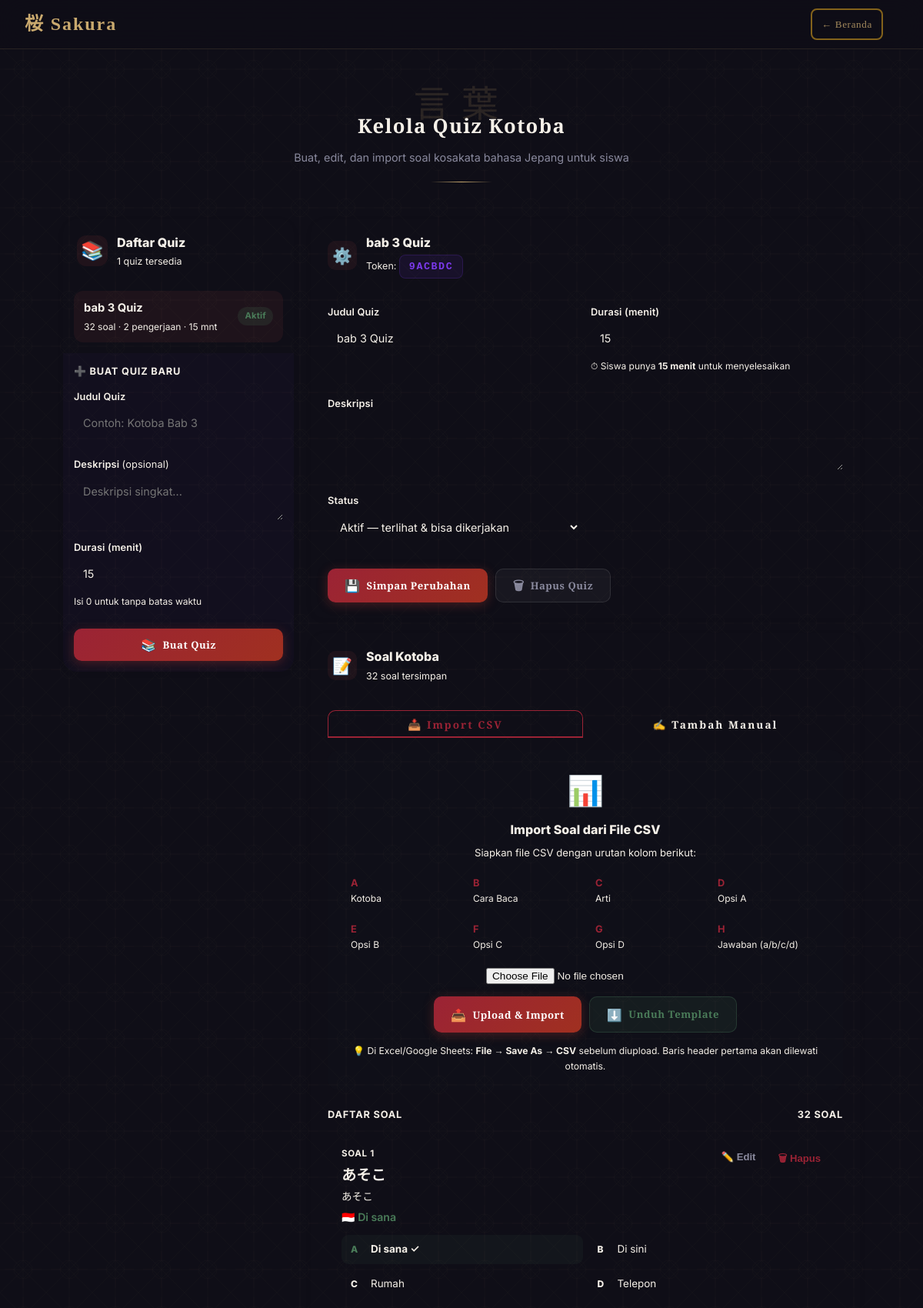
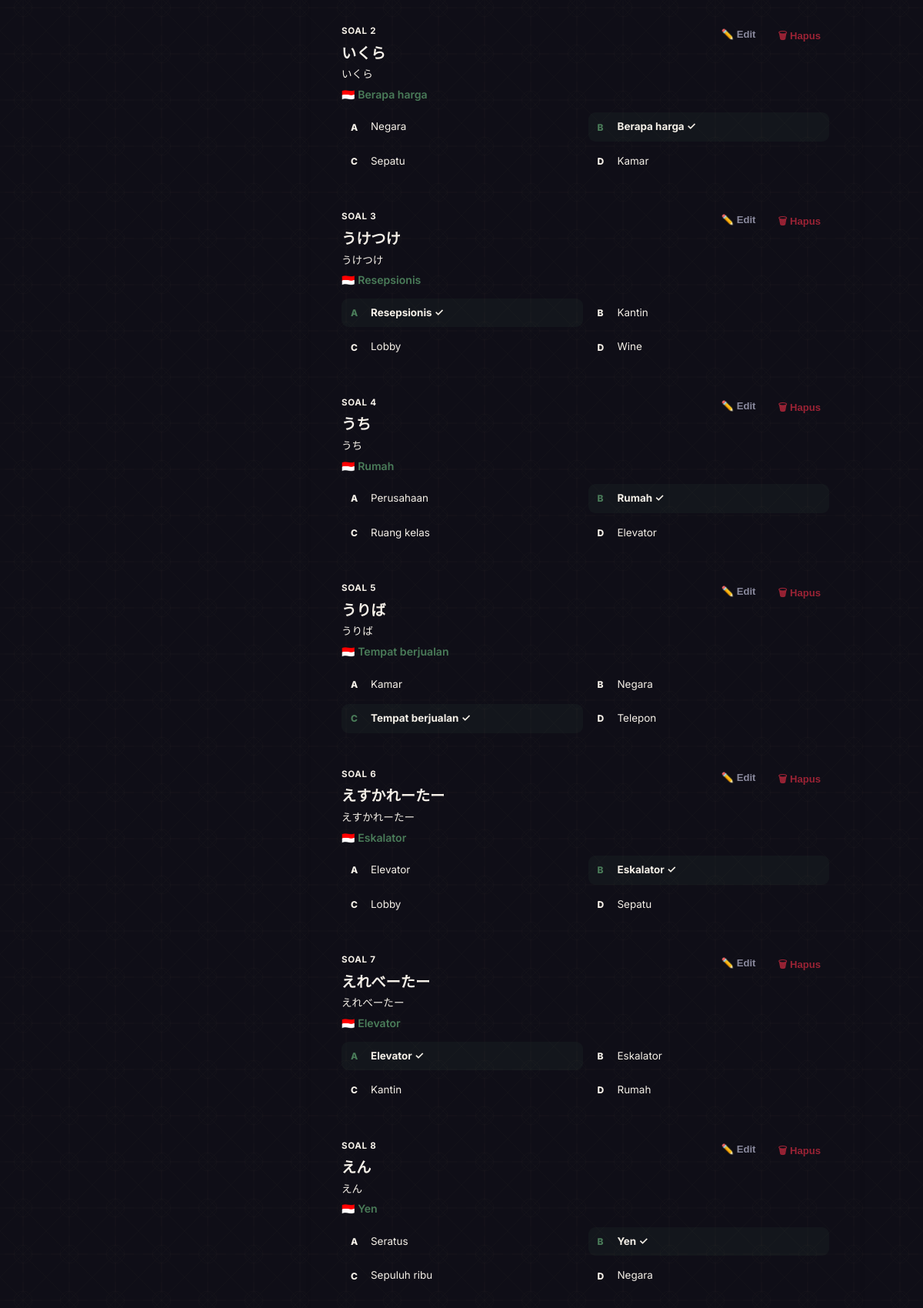
Page /kotoba_admin.php?quiz=8 (signed in, upper part) on the committed database (2 pictures, top to bottom).
### tables this page shows
CREATE TABLE `kotoba_quiz` (
  `id` int UNSIGNED NOT NULL,
  `judul` varchar(150) NOT NULL,
  `deskripsi` text,
  `token` varchar(50) NOT NULL,
  `duration_minutes` int UNSIGNED NOT NULL DEFAULT '15',
  `status` enum('draft','published','closed') NOT NULL DEFAULT 'draft',
  `created_by` int UNSIGNED NOT NULL,
  `created_at` timestamp NULL DEFAULT CURRENT_TIMESTAMP,
  `updated_at` timestamp NULL DEFAULT CURRENT_TIMESTAMP ON UPDATE CURRENT_TIMESTAMP
);

CREATE TABLE `kotoba_quiz_soal` (
  `id` int UNSIGNED NOT NULL,
  `quiz_id` int UNSIGNED NOT NULL,
  `kotoba` varchar(255) NOT NULL COMMENT 'Kata bahasa Jepang (hiragana/katakana/kanji)',
  `cara_baca` varchar(255) DEFAULT NULL COMMENT 'Cara baca / furigana (opsional)',
  `arti` varchar(255) NOT NULL COMMENT 'Arti / terjemahan bahasa Indonesia',
  `option_a` text NOT NULL,
  `option_b` text NOT NULL,
  `option_c` text NOT NULL,
  `option_d` text NOT NULL,
  `correct_option` enum('a','b','c','d') NOT NULL,
  `question_order` int UNSIGNED NOT NULL DEFAULT '0'
);

### kotoba_admin.php (the view, shortened to what this page needs)
<?php
$db = getDB();
$quizList = $db->query("
    SELECT q.*,
           (SELECT COUNT(*) FROM kotoba_quiz_soal s WHERE s.quiz_id = q.id) AS total_soal,
           (SELECT COUNT(*) FROM kotoba_quiz_attempts a WHERE a.quiz_id = q.id AND a.status='finished') AS total_attempts
    FROM kotoba_quiz q
    ORDER BY q.created_at DESC
")->fetchAll();
$activeQuiz = null;
$soalList = [];
$selectedQuizId = (int)($_GET['quiz'] ?? 0);
if ($selectedQuizId > 0) {
    $stmt = $db->prepare("SELECT * FROM kotoba_quiz WHERE id = ?");
    $stmt->execute([$selectedQuizId]);
    $activeQuiz = $stmt->fetch();
    if ($activeQuiz) {
        $stmt = $db->prepare("SELECT * FROM kotoba_quiz_soal WHERE quiz_id = ? ORDER BY question_order ASC, id ASC");
        $stmt->execute([$selectedQuizId]);
        $soalList = $stmt->fetchAll();
    }
}
?>
<!DOCTYPE html>
<html lang="id">
<head>
  <link rel="stylesheet" href="css/style.css">
</head>
<body class="dashboard-page">
  <div class="asanoha-bg"></div>
  <header class="topbar">
    <div class="topbar-brand">桜 Sakura</div>
    <div class="topbar-actions">
      <a href="beranda.php" class="topbar-back" style="border: 2px solid #a1781e; padding: 8px 12px; border-radius: 8px; text-decoration: none; display: inline-block;">← Beranda</a>
    </div>
  </header>
  <main class="dashboard-main">
    <section class="welcome-section fade-up">
      <span class="welcome-kanji">言葉</span>
      <h1 class="welcome-title">Kelola Quiz Kotoba</h1>
      <p class="welcome-sub">Buat, edit, dan import soal kosakata bahasa Jepang untuk siswa</p>
      <div class="section-divider"></div>
    </section>
    <div class="kotoba-layout">
      <div class="sidebar-card fade-up delay-1">
        <div class="sidebar-header">
          <div class="sidebar-header-icon">📚</div>
          <div>
            <div class="sidebar-header-title">Daftar Quiz</div>
            <div class="sidebar-header-sub"><?= count($quizList) ?> quiz tersedia</div>
          </div>
        </div>
        <div class="quiz-list-wrap">
          <?php if (empty($quizList)): ?>
            <div class="empty-state" style="padding:20px;">
              <div class="empty-state-icon">📭</div>
              <div class="empty-state-title">Belum ada quiz</div>
              <div class="empty-state-sub">Buat quiz baru di bawah untuk mulai.</div>
            </div>
          <?php else: ?>
            <?php foreach ($quizList as $q): ?>
              <a href="kotoba_admin.php?quiz=<?= $q['id'] ?>" class="quiz-list-item <?= $selectedQuizId === (int)$q['id'] ? 'active' : '' ?>">
                <div class="quiz-list-info">
                  <div class="quiz-list-title"><?= htmlspecialchars($q['judul']) ?></div>
                  <div class="quiz-list-meta">
                    <?= (int)$q['total_soal'] ?> soal
                    &middot; <?= (int)$q['total_attempts'] ?> pengerjaan
                    &middot; <?= (int)$q['duration_minutes'] > 0 ? (int)$q['duration_minutes'].' mnt' : '♾' ?>
                  </div>
                </div>
                <span class="status-pill status-<?= $q['status'] ?>">
                  <?= $q['status'] === 'draft' ? 'Draft' : ($q['status'] === 'published' ? 'Aktif' : 'Tutup') ?>
                </span>
              </a>
            <?php endforeach; ?>
          <?php endif; ?>
        </div>
        <div class="create-quiz-wrap">
          <div class="create-quiz-title">➕ Buat Quiz Baru</div>
          <form method="POST" style="display:flex; flex-direction:column; gap:10px;">
            <div class="form-group">
              <label>Judul Quiz</label>
              <input type="text" name="judul" placeholder="Contoh: Kotoba Bab 3" required>
            </div>
            <div class="form-group">
              <label>Deskripsi <span style="font-weight:400;">(opsional)</span></label>
              <textarea name="deskripsi" placeholder="Deskripsi singkat..." style="min-height:56px;"></textarea>
            </div>
            <div class="form-group">
              <label>Durasi (menit)</label>
              <input type="number" name="duration_minutes" value="15" min="0" required>
              <span class="form-hint">Isi 0 untuk tanpa batas waktu</span>
            </div>
            <button type="submit" class="bab-btn bab-btn-primary" style="justify-content:center;">
              <span class="bab-btn-icon">📚</span>
              <span>Buat Quiz</span>
            </button>
          </form>
        </div>
      </div>
      <?php if ($activeQuiz): ?>
      <div class="fade-up delay-2">
        <div class="detail-card">
          <div class="detail-card-header">
            <div class="detail-card-title-wrap">
              <div class="detail-card-icon">⚙️</div>
              <div>
                <div class="detail-card-title"><?= htmlspecialchars($activeQuiz['judul']) ?></div>
                <div class="detail-card-sub">
                  Token: <span class="token-badge"><?= htmlspecialchars($activeQuiz['token']) ?></span>
                </div>
              </div>
            </div>
          </div>
          <div class="detail-card-body">
            <form method="POST">
              <div class="form-grid">
                <div class="form-group">
                  <label>Judul Quiz</label>
                  <input type="text" name="judul" value="<?= htmlspecialchars($activeQuiz['judul']) ?>" required>
                </div>
                <div class="form-group">
                  <label>Durasi (menit)</label>
                  <input type="number" name="duration_minutes" value="<?= (int)$activeQuiz['duration_minutes'] ?>" min="0" required id="durationInput">
                  <div id="durationHint" class="form-hint"></div>
                </div>
                <div class="form-group" style="grid-column: 1 / -1;">
                  <label>Deskripsi</label>
                  <textarea name="deskripsi"><?= htmlspecialchars($activeQuiz['deskripsi'] ?? '') ?></textarea>
                </div>
                <div class="form-group">
                  <label>Status</label>
                  <select name="status">
                    <option value="published" <?= $activeQuiz['status']==='published' ? 'selected' : '' ?>>Aktif — terlihat & bisa dikerjakan</option>
                  </select>
                </div>
              </div>
              <div class="form-actions">
                <button type="submit" class="bab-btn bab-btn-primary">
                  <span class="bab-btn-icon">💾</span><span>Simpan Perubahan</span>
                </button>
                <button type="button" class="bab-btn bab-btn-logout" onclick="confirmDeleteQuiz(<?= $activeQuiz['id'] ?>)">
                  <span class="bab-btn-icon">🗑</span><span>Hapus Quiz</span>
                </button>
              </div>
            </form>
          </div>
        </div>
        <div class="detail-card" id="soal-section">
          <div class="detail-card-header">
            <div class="detail-card-title-wrap">
              <div class="detail-card-icon">📝</div>
              <div>
                <div class="detail-card-title">Soal Kotoba</div>
                <div class="detail-card-sub"><?= count($soalList) ?> soal tersimpan</div>
              </div>
            </div>
          </div>
          <div class="detail-card-body">
            <div class="tabs">
              <button class="tab-btn active" onclick="switchTab('import')" id="tabBtnImport">📥 Import CSV</button>
              <button class="tab-btn" onclick="switchTab('manual')" id="tabBtnManual">✍️ Tambah Manual</button>
            </div>
            <div class="tab-content active" id="tabImport">
              <div class="import-box">
                <div class="import-box-icon">📊</div>
                <div class="import-box-title">Import Soal dari File CSV</div>
                <div class="import-box-desc">
                  Siapkan file CSV dengan urutan kolom berikut:
                </div>
                <div class="import-col-table">
                  <div class="import-col-item"><strong>A</strong> Kotoba</div>
                  <div class="import-col-item"><strong>B</strong> Cara Baca</div>
                  <div class="import-col-item"><strong>C</strong> Arti</div>
                  <div class="import-col-item"><strong>D</strong> Opsi A</div>
                  <div class="import-col-item"><strong>E</strong> Opsi B</div>
                  <div class="import-col-item"><strong>F</strong> Opsi C</div>
                  <div class="import-col-item"><strong>G</strong> Opsi D</div>
                  <div class="import-col-item"><strong>H</strong> Jawaban (a/b/c/d)</div>
                </div>
                <form method="POST" enctype="multipart/form-data">
                  <input type="file" name="excel_file" accept=".csv" required>
                  <div style="margin-top:16px; display:flex; gap:10px; flex-wrap:wrap; justify-content:center;">
                    <button type="submit" class="bab-btn bab-btn-primary">
                      <span class="bab-btn-icon">📤</span><span>Upload & Import</span>
                    </button>
                    <a href="kotoba_template.php" class="bab-btn" style="background:rgba(74,124,89,.12); color:var(--bamboo); border:1px solid rgba(74,124,89,.3);">
                      <span class="bab-btn-icon">⬇️</span><span>Unduh Template</span>
                    </a>
                  </div>
                </form>
                <p style="font-size:.76rem; color:var(--text-muted); margin-top:14px; margin-bottom:0;">
                  💡 Di Excel/Google Sheets: <strong>File → Save As → CSV</strong> sebelum diupload. Baris header pertama akan dilewati otomatis.
                </p>
              </div>
            </div>
            <div class="soal-list-wrap">
              <div class="soal-list-divider">
                <span class="soal-list-divider-label">Daftar Soal</span>
                <div class="soal-list-divider-line"></div>
                <span class="soal-list-divider-label"><?= count($soalList) ?> soal</span>
              </div>
              <?php if (empty($soalList)): ?>
                <div class="empty-state">
                  <div class="empty-state-icon">📭</div>
                  <div class="empty-state-title">Belum ada soal</div>
                  <div class="empty-state-sub">Tambah soal secara manual atau import dari file CSV.</div>
                </div>
              <?php else: ?>
                <?php foreach ($soalList as $idx => $s): ?>
                  <div class="soal-card">
                    <div class="soal-card-head">
                      <div class="soal-card-info">
                        <div class="soal-num">Soal <?= $idx + 1 ?></div>
                        <div class="soal-kotoba"><?= htmlspecialchars($s['kotoba']) ?></div>
                        <?php if (!empty($s['cara_baca'])): ?>
                          <div class="soal-cara-baca"><?= htmlspecialchars($s['cara_baca']) ?></div>
                        <?php endif; ?>
                        <div class="soal-arti">🇮🇩 <?= htmlspecialchars($s['arti']) ?></div>
                      </div>
                      <div class="soal-actions">
                        <button class="icon-btn" onclick='editSoal(<?= json_encode($s, JSON_HEX_APOS|JSON_HEX_QUOT) ?>)'>✏️ Edit</button>
                        <form method="POST" onsubmit="return confirm('Hapus soal ini?')" style="display:inline;">
                          <button class="icon-btn danger" type="submit">🗑 Hapus</button>
                        </form>
                      </div>
                    </div>
                    <div class="soal-options">
                      <?php foreach (['a','b','c','d'] as $opt): ?>
                        <div class="soal-option <?= $s['correct_option']===$opt ? 'correct' : '' ?>">
                          <span class="soal-option-letter"><?= strtoupper($opt) ?></span>
                          <span><?= htmlspecialchars($s['option_'.$opt]) ?><?= $s['correct_option']===$opt ? ' ✓' : '' ?></span>
                        </div>
                      <?php endforeach; ?>
                    </div>
                  </div>
                <?php endforeach; ?>
              <?php endif; ?>
            </div>
          </div>
        </div>
      </div>
      <?php endif; ?>
    </div>
  </main>
</body>
</html>

### rows in the picture
kotoba_quiz: judul "bab 3 Quiz", total_soal "32", total_attempts "2", duration_minutes "15", shows "Aktif", token "9ACBDC", status "Aktif — terlihat & bisa dikerjakan"
kotoba_quiz_soal: kotoba "あそこ", cara_baca "あそこ", arti "Di sana", opt "A", option_a "Di sana", opt "B", option_b "Di sini", opt "C", option_c "Rumah", opt "D", option_d "Telepon"
kotoba_quiz_soal: kotoba "いくら", cara_baca "いくら", arti "Berapa harga", opt "A", option_a "Negara", opt "B", option_b "Berapa harga", opt "C", option_c "Sepatu", opt "D", option_d "Kamar"
kotoba_quiz_soal: kotoba "うけつけ", cara_baca "うけつけ", arti "Resepsionis", opt "A", option_a "Resepsionis", opt "B", option_b "Kantin", opt "C", option_c "Lobby", opt "D", option_d "Wine"
kotoba_quiz_soal: kotoba "うち", cara_baca "うち", arti "Rumah", opt "A", option_a "Perusahaan", opt "B", option_b "Rumah", opt "C", option_c "Ruang kelas", opt "D", option_d "Elevator"
kotoba_quiz_soal: kotoba "うりば", cara_baca "うりば", arti "Tempat berjualan", opt "A", option_a "Kamar", opt "B", option_b "Negara", opt "C", option_c "Tempat berjualan", opt "D", option_d "Telepon"
kotoba_quiz_soal: kotoba "えすかれーたー", cara_baca "えすかれーたー", arti "Eskalator", opt "A", option_a "Elevator", opt "B", option_b "Eskalator", opt "C", option_c "Lobby", opt "D", option_d "Sepatu"
kotoba_quiz_soal: kotoba "えれべーたー", cara_baca "えれべーたー", arti "Elevator", opt "A", option_a "Elevator", opt "B", option_b "Eskalator", opt "C", option_c "Kantin", opt "D", option_d "Rumah"
kotoba_quiz_soal: kotoba "えん", cara_baca "えん", arti "Yen", opt "A", option_a "Seratus", opt "B", option_b "Yen", opt "C", option_c "Sepuluh ribu", opt "D", option_d "Negara"

### other values in the picture
count($quizList) "1"
count($soalList) "32"
